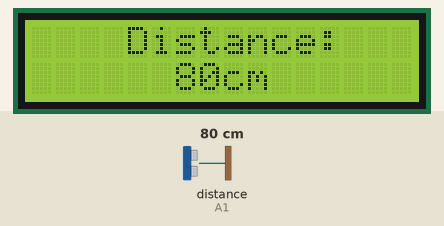
Bench run of a sketch on a simulated Arduino Uno, built with avr-gcc and run on an emulated ATmega328P. On the bench: 16×2 character LCD. Wiring (inferred from the names in the program): ultrasonic range finder: trigger A0; echo A1. The test bench sets the inputs (shaded band); at power-on: distance to the obstacle (sensor on A1) 80 cm. The echo pulse lasts 58.3 µs per cm; what the sketch prints to the serial monitor is not drawn.

Above: at 1.2 s.
1.3 s: distance to the obstacle (sensor on A1) set to 2 cm
At 1.5 s:
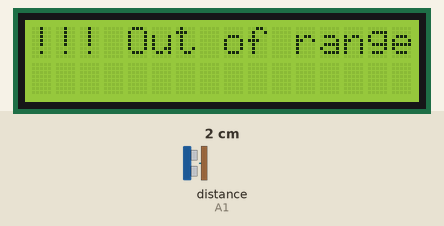
3.1 s: distance to the obstacle (sensor on A1) set to 4 cm
At 3.31 s:
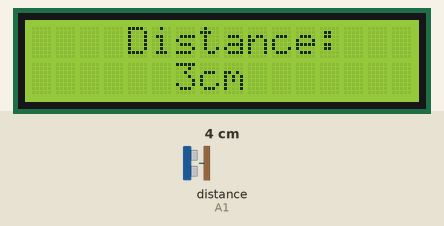
4.6 s: distance to the obstacle (sensor on A1) set to 9 cm
At 4.85 s:
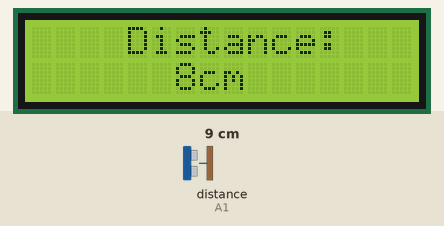
6.2 s: distance to the obstacle (sensor on A1) set to 120 cm
At 6.41 s:
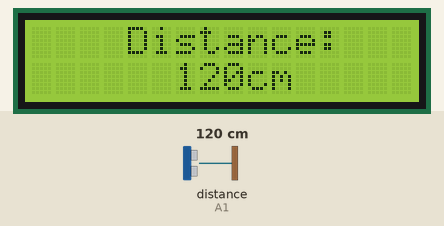
Timing chart, 0 to 8.7 s (numbered marks = the images above; inputs shaded):
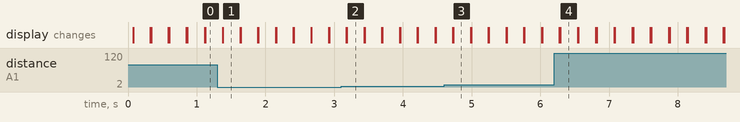

Measured:
- after the input at 1.3 s, the display: first differs from a run without the input after 0.08 s (image 1)
- after the input at 3.1 s, the display: first differs from a run without the input after 0.08 s (image 2)
- after the input at 4.6 s, the display: first differs from a run without the input after 0.13 s (image 3)
- after the input at 6.2 s, the display: first differs from a run without the input after 0.09 s (image 4)

The sketch:

ultrasonic.ino
```cpp
//智能小車超聲波測距實驗
//===============================================================
#include <LiquidCrystal.h> //申明1602液晶的函數庫
//申明1602液晶的引腳所連接的Arduino數字端口，8線或4線數據模式，任選其一
//LiquidCrystal lcd(12,11,10,9,8,7,6,5,4,3,2);   //8數據口模式連線聲明
LiquidCrystal lcd(13,12,7,6,5,4,3); //4數據口模式連線聲明 P13--LCD 4腳  P12--LCD 5腳
              //P7--LCD 6腳   P6--LCD 11腳  P5--LCD 12腳  P4--LCD 13腳  P3--LCD 14腳

int Echo = A1;  // Echo迴聲腳(P2.0)
int Trig =A0;  //  Trig 觸發腳(P2.1)

int Distance = 0;

void setup()
{
  Serial.begin(9600);     // 初始化串口
  //初始化電機驅動IO為輸出方式
  //初始化超聲波引腳
  pinMode(Echo, INPUT);    // 定義超聲波輸入腳
  pinMode(Trig, OUTPUT);   // 定義超聲波輸出腳
  lcd.begin(16,2);      //初始化1602液晶工作模式
  //定義1602液晶顯示範圍為2行16列字符
}


void Distance_test()   // 量出前方距離
{
  digitalWrite(Trig, LOW);   // 給觸發腳低電平2μs
  delayMicroseconds(2);
  digitalWrite(Trig, HIGH);  // 給觸發腳高電平10μs，這里至少是10μs
  delayMicroseconds(10);
  digitalWrite(Trig, LOW);    // 持續給觸發腳低電
  float Fdistance = pulseIn(Echo, HIGH);  // 讀取高電平時間(單位：微秒)
  Fdistance= Fdistance/58;       //為什麼除以58等於厘米，  Y米=（X秒*344）/2
  // X秒=（ 2*Y米）/344 ==》X秒=0.0058*Y米 ==》厘米=微秒/58
  Serial.print("Distance:");      //輸出距離（單位：厘米）
  Serial.println(Fdistance);         //顯示距離
  Distance = Fdistance;
}

void loop()
{
  Distance_test();
  if((2<Distance)&(Distance<400))//超聲波測距範圍2cm到400cm
  {
    lcd.home();        //把光標移回左上角，即從頭開始輸出
    lcd.print("    Distance: ");       //顯示
    lcd.setCursor(6,2);   //把光標定位在第2行，第6列
    lcd.print(Distance);       //顯示距離
    lcd.print("cm");        //顯示
  }
  else
  {
    lcd.home();        //把光標移回左上角，即從頭開始輸出
    lcd.print("!!! Out of range");       //顯示超出距離
  }
  delay(250);
  lcd.clear();
}
```
